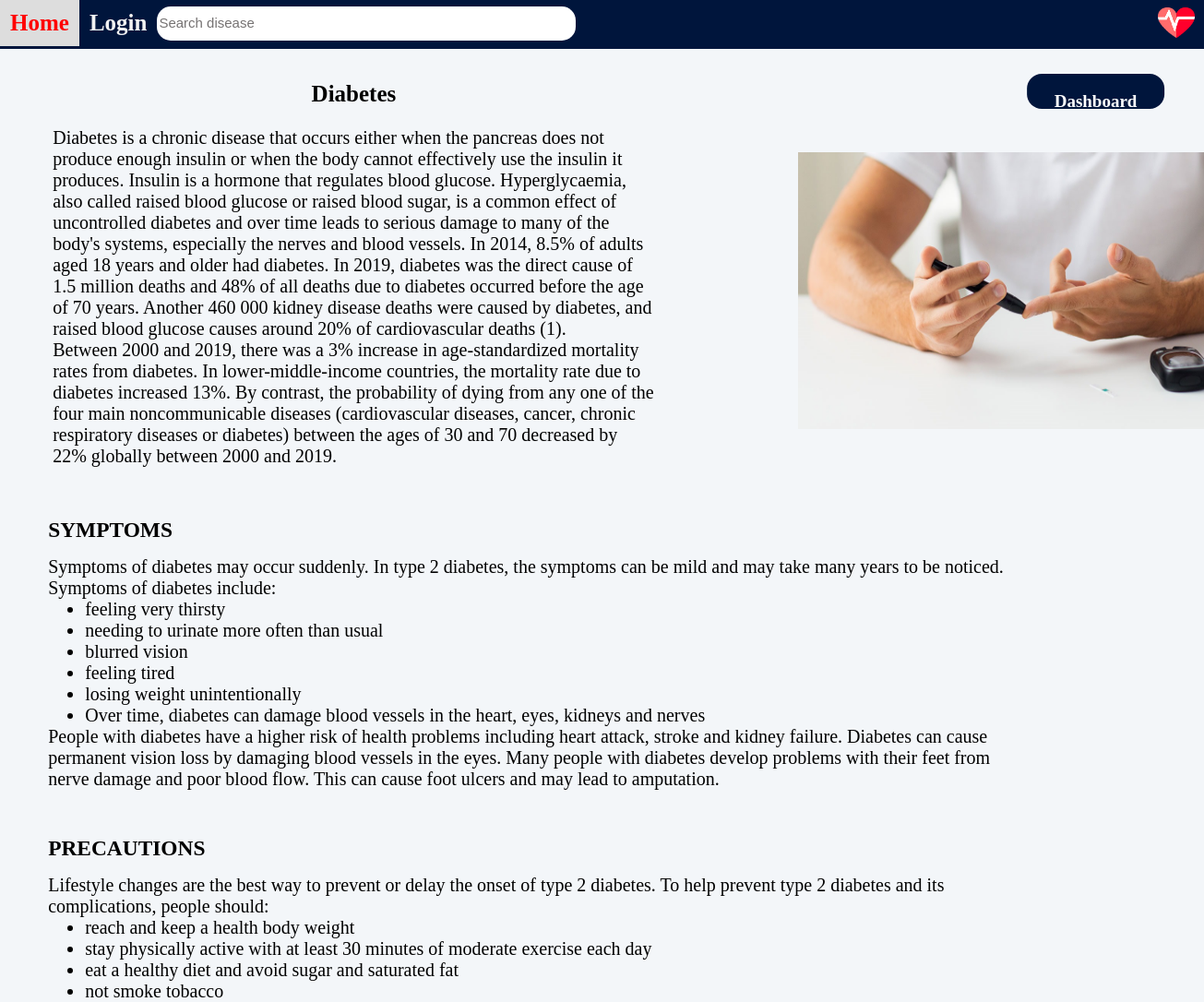
The app's page /search3/ with its own data.
### App/models.py (models this page shows, shortened)
class Diseases(models.Model):
    Disease_Name = models.CharField(max_length=70)
    content = models.TextField()
    symptoms = models.TextField()
    precautions = models.TextField()
    slug=models.TextField(max_length=130)
    dashboardName=models.CharField(max_length=50)
    imageLink = models.ImageField(upload_to='static')
    image2Link = models.ImageField(upload_to='static')
    link=models.CharField(max_length=1000)
    Date = models.DateTimeField(blank=True)

### App/views.py (the view)
# urls.py: path('search3/',views.search3,name='search3'),
def search3(request):
    post = Diseases.objects.filter(Disease_Name__contains='diabetes')
    return render(request, 'search3.html', {'post': post})

### templates/search3.html (shortened to what this page needs)
<!DOCTYPE html>
<html>
{% load static %}
<head>
    <link rel="stylesheet" href='{% static "search.css" %}'>
</head>
<body style="background-color: #f3f6f9;
padding-bottom: 80px;
    position: relative;">
    <div id="navlist" style="background-color: #00153c;height: 53px;position: absolute;width: 100%;float: left">
        <a href="/">Home</a>
        <div class="navlist-image"  style="position: absolute;
    right: 10px;
    top: 50%;
    transform: translateY(-50%);
    filter: brightness(200%)" >
            <img src="{% static 'heartbeat2.png' %}" alt="Image Description" style="width: 40px;
    height: auto;">
        </div>
        <div class="login">
            <a href="/login/">Login</a>
        </div>
        <div class="search">
            <form method=POST action="{% url 'search' %}" name="search" id="search">
                <input type="text" placeholder="Search disease" name="searched" id="searchInput"
                    onfocus="showRecentSearches()" onblur="hideRecentSearches()">
            </form>
        {% for p in post %}
        </div>
        <div class="row" >
          <div class="column" style="float: left;width: 50%;margin-top:25px;font-size: 20px;margin-left: 4%">
              <h2 class="Name" align="center">{{p.Disease_Name}}</h2>
                <p style="margin-top: 15px">{{p.content|safe}}</p>
            </div>
            <div class="column" style="float:right">
                <img src='{{ p.imageLink.url }}' style="height: 300px;width: 500px;
    background-size: cover;
    margin-top: 25%;
    margin-bottom: 1rem;">
            </div>
                </div>
        <div class="container" style="font-size: 20px;width:80%;margin-left: 4% ;margin-right: 10%">
            <h3 class="symptom" style="padding-top: 50px;margin-left: 0%;padding-bottom: 15px">SYMPTOMS</h3>
            <p>{{p.symptoms|safe}}
                </p>
        </div>
        <div class="c2" style="font-size:20px;width:80%;margin-left: 4%;margin-right: 10%">
            <h3 class="precaution" style="padding-top: 50px;margin-left: 0%;padding-bottom: 15px">PRECAUTIONS</h3>
            <p>{{p.precautions|safe}}</p>
        </div>
    </div>
    <div class="dashboard-button" id="dashboard" style=" position: absolute;
    top: 80px;
    left: 91%;
    transform: translateX(-50%);
    background-color: #00153c;
    border-radius: 16px;
    padding: 19px 30px;
    text-align: center;
    text-decoration: none;
    display: inline-block;
    font-size: 19px;
    cursor: pointer;">
        {% block content %}
        <a href="/{{ p.dashboardName }}/" style=" color: white;
    text-decoration: none;
    font-weight: 900;
    display: block; ">Dashboard</a>
        {% endblock %}
    </div>
    {% endfor %}
</body>
</html>

### static/search.css (style rules this page uses)
* { margin:0; border: border-box; }
#navlist { background-color: #0074D9; position: absolute; width: 100%; height: 53px; }
#navlist a { float:left; display: block; color: #f2f2f2; text-align: center; padding: 12px; text-decoration: none; font-size: 25px; font-weight: bold; }
.search input[type=text] { width:450px; height: 35px; border-radius:15px; border: none; }
.search { margin:5px; }
.search input[type=text]::placeholder { color: rgb(117, 114, 114); font-size: 15px; font-style: normal; }
.dashboard-button { position: fixed; bottom: 20px; left: 50%; transform: translateX(-50%); background-color: #0074D9; padding: 10px 20px; text-align: center; text-decoration: none; display: inline-block; font-size: 20px; cursor: pointer; border-radius: 20px; }
.dashboard-button a { color: white; text-decoration: none; }
.Name { text-align: center; font-size: 25px; font-weight: bold; padding: 7px; color: black; }

### templates/search3.html (style rules this page uses)
.column { float: left; width: 33.33%; padding: 5px; }
.row::after { content: ""; clear: both; display: table; }
.search { margin: 7px; }
.search input[type=text] { width:450px; height: 35px; border-radius:15px; border: none; }
#navlist a { float:left; text-align:center; text-decoration: none; font-size: 25px; font-weight: bold; display: block; color: #f2f2f2; padding: 11px }
.search input[type=text]::placeholder { color: rgb(117, 114, 114); font-size: 15px; font-style: normal; }
* { margin:0; border: border-box; }

### records on screen
Diseases: Disease_Name "Diabetes", content "Diabetes is a chronic disease that occurs either when the pancreas does not produce enough insulin or when the body cannot effectively use the insulin it produces. Insulin is a hormone that regulates blood glucose. Hyperglycaemia, also called raised blood glucose or raised blood sugar, is a common effect of uncontrolled diabetes and over time leads to serious damage to many of the body's systems, especially the nerves and blood vessels. In 2014, 8.5% of adults aged 18 years and older had diabetes. In 2019, diabetes was the direct cause of 1.5 million deaths and 48% of all deaths due to diabetes occurred before the age of 70 years. Another 460 000 kidney disease deaths were caused by…", imageLink (picture), symptoms "Symptoms of diabetes may occur suddenly. In type 2 diabetes, the symptoms can be mild and may take many years to be noticed. Symptoms of diabetes include: feeling very thirsty needing to urinate more often than usual blurred vision feeling tired losing weight unintentionally Over time, diabetes can damage blood vessels in the heart, eyes, kidneys and nerves People with diabetes have a higher risk of health problems including heart attack, stroke and kidney failure. Diabetes can cause permanent vision loss by damaging blood vessels in the eyes. Many people with diabetes develop problems with their feet from nerve damage and poor blood flow. This can cause foot ulcers and may lead to…", precautions "Lifestyle changes are the best way to prevent or delay the onset of type 2 diabetes. To help prevent type 2 diabetes and its complications, people should: reach and keep a health body weight stay physically active with at least 30 minutes of moderate exercise each day eat a healthy diet and avoid sugar and saturated fat not smoke tobacco"
